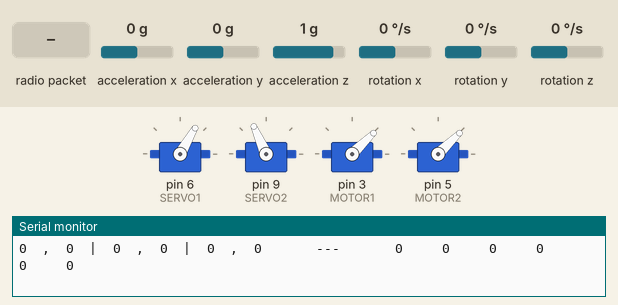
A sketch run on a simulated Arduino Uno, built with avr-gcc and run on an emulated ATmega328P. Parts: 4 × servo, the last lines printed to the serial monitor. Wiring (inferred from the names in the program): ITG-3200 gyroscope at I2C address 0x68. The test bench sets the inputs (shaded band); at power-on: acceleration y 0 g, acceleration z 1 g, acceleration x 0 g, rotation x 0 °/s, rotation y 0 °/s, rotation z 0 °/s. No radio packets arrive unless stated.

Above: at 2.1 s.
2.2 s: radio packet "1" arrives
At 4.4 s:
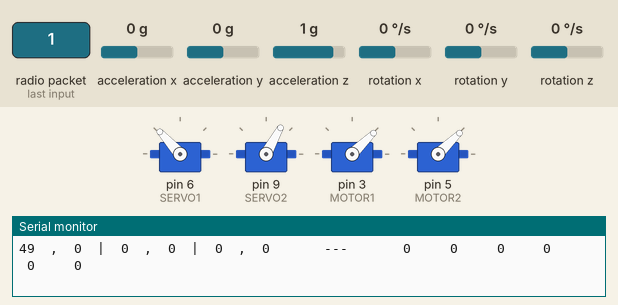
5.2 s: radio packet "0" arrives
At 8.0 s:
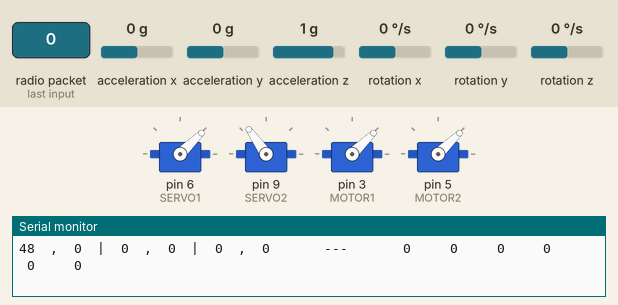
8.2 s: acceleration y set to 0.4 g
At 8.8 s:
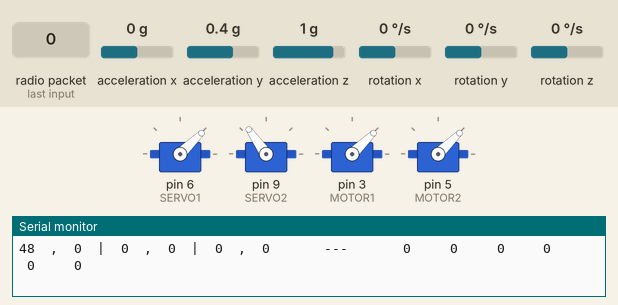
9.7 s: acceleration z set to 0.7 g
12.7 s: acceleration z set to 0.4 g
At 13.07 s:
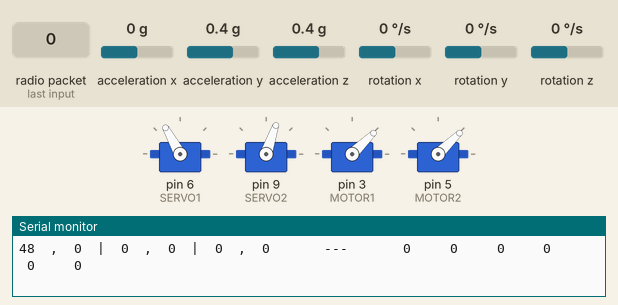
15.7 s: radio packet "2" arrives
At 16.29 s:
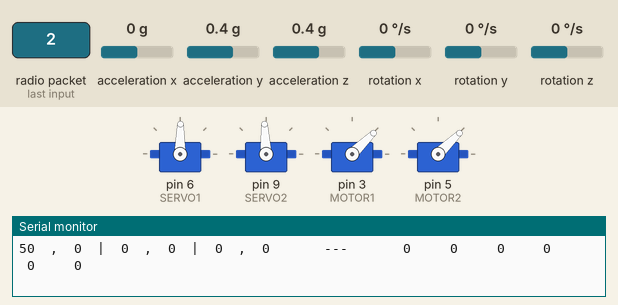
Timing chart, 0 to 19.5 s (numbered marks = the images above; inputs shaded):
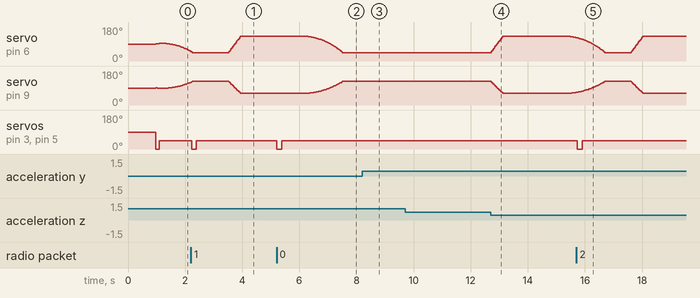

The sketch:

Nano_2.ino
```cpp
#include <nRF24L01.h>
#include <RF24.h>
#include <RF24_config.h>
#include <SPI.h>
#include <Wire.h>
#include <ADXL345.h>
#include <Servo.h>
#include <ITG3200.h>
#include <EEPROM.h>
#define CE 8
#define CSN 7
#define SERVO1 6
#define SERVO2 9
#define MOTOR1 3
#define MOTOR2 5


ADXL345 acc;
ITG3200 gyro = ITG3200();
Servo servo1;
Servo servo2;
Servo ESC1;
Servo ESC2;


RF24 radio(CE, CSN);
const byte rxAddr[6] = "00001";

int ax, ay, az;
float  gx, gy, gz;
float histAngularX[50]={0};
float avgAngularX = 0;
float histAngularY[50]={0};
float avgAngularY = 0;
float rawX, rawY, rawZ;
int angleAccX, angleAccY;
int histPitch[200]={1470};
int avgPitch = 1470;
int histT1[200]={0};
int avgT1 = 0;
int histT2[200]={0};
int avgT2 = 0;
int Pitch;
int servNew, servOld = 1470;
int dtime=0, time=0, i, j, k, l;


int X1 = 0;
int Y1 = 0;
int X2 = 0;
int Y2 = 0;
int T1 = 0;
int T2 = 0;
int A = 0;
int B = 0;
int X = 0;
int Y = 0;
int Ba = 0;
int St = 0;
int deadTimes = 0;

float erreur = 0;
float somme_erreurs = 0;
float variation_erreur = 0;
float erreur_precedente = 0;
float commande = 1470;
float Kp = 0.002;
float Ki = 0;//.00005;
float Kd = 0;//0.005;

int target1 = 0;
byte offsetPitch = 0;
byte offsetYaw = 0;
byte offsetRoll = 0;
byte addrOffsetPitch = 0;
byte addrOffsetYaw = 2;
byte addrOffsetRoll = 4;
int eepromTime = 0;

int ESC1Value = 1500;
int ESC2Value = 1500;

void setup()
{
  //pinMode(13,OUTPUT);
  //digitalWrite(13,LOW);

  Serial.begin(115200);

  radio.begin();
  radio.openReadingPipe(0, rxAddr);
  radio.startListening();

  acc.powerOn();
  acc.setRangeSetting(8);

  gyro.init(ITG3200_ADDR_AD0_LOW);
  gyro.zeroCalibrate(500, 1);

  servo1.attach(SERVO1);
  servo2.attach(SERVO2);
  GetAccTilt();
  Pitch = angleAccY;
  servo1.write(90);
  servo2.write(90);


  offsetPitch = EEPROM.read(addrOffsetPitch);
  offsetYaw = EEPROM.read(addrOffsetYaw);
  offsetRoll = EEPROM.read(addrOffsetRoll);

  delay(200);

  ESC1.attach(MOTOR1);
  ESC2.attach(MOTOR2);
}

void loop()
{
  //dtime = millis()-time;
  //time = millis();
  getRadio();
  delay(10);

  ESC1Value = map(Y2, 50, 100, 1000, 2000);
  //Serial.println(avgPitch);
  //Serial.println(offsetPitch);

  if(deadTimes > 10)
  {
    ESC1Value = 1000;
    ESC2Value = 1000;
  }

  ESC1.writeMicroseconds(ESC1Value);
  ESC2.writeMicroseconds(ESC1Value);

  eepromTime += 1;
  if (eepromTime == 500)
  {
    //digitalWrite(13, HIGH);
    EEPROM.update(addrOffsetPitch, offsetPitch);
    delay(2);
    //digitalWrite(13, LOW);
  }
  else if (eepromTime == 1000)
  {
    //digitalWrite(13, HIGH);
    EEPROM.update(addrOffsetYaw, offsetYaw);
    delay(2);
    //digitalWrite(13, LOW);
  }
  else if (eepromTime > 1500)
  {
    //digitalWrite(13, HIGH);
    eepromTime = 0;
    EEPROM.update(addrOffsetRoll, offsetRoll);
    delay(2);
    //digitalWrite(13, LOW);
  }
  if (Y == 1) {offsetPitch += 1;}
  if (A == 1) {offsetPitch -= 1;}
  if (B == 1) {offsetPitch = 0;}
  if (St == 1) {offsetYaw += 1;}
  if (Ba == 1) {offsetYaw -= 1;}
  //Serial.println(offsetYaw);


  target1 = ((40*(-50+Y1))+20*T1-20*T2)+5*offsetPitch-400;

  GetAccTilt();
  serv1new(target1); //target pitch
  //Serial.print(Y1);
  //Serial.print(",  ");
  //Serial.println(servNew);
  print360();
  serv2();
  //Serial.println(avgPitch);
}

////////////////////////////////////////////////////             serv1new             /////////////////////////////////////////////////////////

void serv1new (int target)
{

  erreur = target - avgPitch;
  somme_erreurs += erreur;
  variation_erreur = erreur - erreur_precedente;
  commande = Kp * erreur * (0.000*abs(erreur)+1) + Ki * somme_erreurs + Kd * variation_erreur;
  erreur_precedente = erreur;

  servNew = servOld-commande;

  if(servNew<=1000)                        { servNew = 1000; }                      //610
  else if(servNew>=1900)                  { servNew = 1900; }                     //2330
  servo1.writeMicroseconds(servNew);

  servOld = servNew;

  //Serial.println(servNew);
}

////////////////////////////////////////////////////             serv2             /////////////////////////////////////////////////////////

void serv2()
{
  int servNewDeux = map(((1470-(servNew-1470))-5*avgT1+5*avgT2+1.3*offsetYaw-130), 1050, 1600, 1040, 1440);
  if(servNewDeux<=1000)                        { servNewDeux = 1000; }                      //610
  else if(servNewDeux>=1900)                  { servNewDeux = 1900; }                     //2330

  servo2.writeMicroseconds(servNewDeux);
  //Serial.println(servNewDeux);
}

////////////////////////////////////////////////////             GetAccTilt             /////////////////////////////////////////////////////////

void GetAccTilt(void)
{
  acc.readAccel(&ax, &ay, &az);
  rawX = ax + 37;
  rawY = ay + 62;
  rawZ = az - 326;

  if(rawZ >= 0)               { angleAccX = 100*(-180 * (atan(rawX / rawZ)) / PI); }
  if((rawZ < 0) && (rawX>=0)) { angleAccX = 100*(-180 + (-180 * (atan(rawX / rawZ)) / PI)); }
  if((rawZ < 0) && (rawX<0))  { angleAccX = 100*(180 + (-180 * (atan(rawX / rawZ)) / PI)); }

  if(rawZ >= 0)               { angleAccY = 100*(-180 * (atan(rawY / rawZ)) / PI); }
  if((rawZ < 0) && (rawY>=0)) { angleAccY = 100*(-180 + (-180 * (atan(rawY / rawZ)) / PI)); }
  if((rawZ < 0) && (rawY<0))  { angleAccY = 100*(180 + (-180 * (atan(rawY / rawZ)) / PI)); }

  Pitch = angleAccY;
  averagePitch();
  //roll = angleAccX;
}

////////////////////////////////////////////////////             averagePitch             /////////////////////////////////////////////////////////

void averagePitch(void)
{
  int i;
  for(i=199; i>0; i--)      { histPitch[i] = histPitch[i-1]; }
  if (Pitch<avgPitch) {Pitch = avgPitch - 200;}
  else {Pitch = avgPitch + 200;}
  histPitch[0] = Pitch;
  for(i=199; i>=0; i--)     { avgPitch = (avgPitch + histPitch[i]) / 2; }
}

////////////////////////////////////////////////////             averageT1             /////////////////////////////////////////////////////////

void averageT1(void)
{
  int i;
  for(i=199; i>0; i--)      { histT1[i] = histT1[i-1]; }
  histT1[0] = T1;
  for(i=199; i>=0; i--)     { avgT1 = (avgT1 + histT1[i]) / 2; }
}

////////////////////////////////////////////////////             averageT2             /////////////////////////////////////////////////////////

void averageT2(void)
{
  int i;
  for(i=199; i>0; i--)      { histT2[i] = histT2[i-1]; }
  histT2[0] = T2;
  for(i=199; i>=0; i--)     { avgT2 = (avgT2 + histT2[i]) / 2; }
}

////////////////////////////////////////////////////             print 360             /////////////////////////////////////////////////////////

void print360(void)
{
  Serial.print(X1);
  Serial.print("  ,  ");
  Serial.print(Y1);
  Serial.print("  |  ");
  Serial.print(X2);
  Serial.print("  ,  ");
  Serial.print(Y2);
  Serial.print("  |  ");
  Serial.print(T1);
  Serial.print("  ,  ");
  Serial.print(T2);

  Serial.print("       ---       ");
  Serial.print(A);
  Serial.print("     ");
  Serial.print(B);
  Serial.print("     ");
  Serial.print(X);
  Serial.print("     ");
  Serial.print(Y);
  Serial.print("     ");
  Serial.print(Ba);
  Serial.print("     ");
  Serial.println(St);

}

////////////////////////////////////////////////////             getRadio             /////////////////////////////////////////////////////////

void getRadio(void)
{
  if (radio.available())
  {
    char text[7] = {0};
    radio.read(&text, sizeof(text));

    if ((text[0] == 0) && (text[1] == 0) && (text[2] == 0) && (text[3] == 0) && (text[4] == 0) && (text[5] == 0) && (text[6] == 0))
    {
      if (deadTimes <= 10){Serial.println("Radio missed");}
      if ((deadTimes >= 10) && (deadTimes % 50 == 0)){Serial.println("Radio is Dead");}
      deadTimes += 1;
    }

    else
    {
      X1 = text[0];
      Y1 = text[1];
      X2 = text[2];
      Y2 = text[3];
      T1 = text[4];
      T2 = text[5];

      St = text[6] & 1;
      Ba = (text[6] & 2) >> 1;
      Y = (text[6] & 4) >> 2;
      X = (text[6] & 8) >> 3;
      B = (text[6] & 16) >> 4;
      A = (text[6] & 32) >> 5;

      //print360();
      deadTimes = 0;
    }
  }


  else
  {
    deadTimes += 1;
    if ((deadTimes >= 10) && (deadTimes % 50 == 0)){Serial.println("Radio is Dead");}
    else if (deadTimes <= 10){Serial.println("No radio");}
  }


  averageT1();
  averageT2();

}

////////////////////////////////////////////////////             averageAngular             /////////////////////////////////////////////////////////

void averageAngularX(void)
{
  int i;
  for(i=49; i>0; i--)      { histAngularX[i] = histAngularX[i-1]; }
  histAngularX[0] = abs(gx);
  for(i=49; i>=0; i--)     { avgAngularX = (avgAngularX + histAngularX[i]) / 2; }
}

void averageAngularY(void)
{
  int i;
  for(i=49; i>0; i--)      { histAngularY[i] = histAngularY[i-1]; }
  histAngularY[0] = abs(gy);
  for(i=49; i>=0; i--)     { avgAngularY = (avgAngularY + histAngularY[i]) / 2; }
}


////////////////////////////////////////////////////             serv1             /////////////////////////////////////////////////////////
/*
void serv1 (int target)
{
  int relMove;
  int diff = (target*100-avgPitch)/2;
  int noDiff = map(abs(diff), 0, 90000, 28, 1);                  // l'avant dernière règle le gain. faible = rapide et instable. A besoin d'être changée si dtime évolue.
  relMove = abs(diff/noDiff);

  servNew = servOld-diff;

  if((servNew-servOld)<relMove)           { servNew = servOld - relMove; }
  else if((servNew-servOld)>=relMove)     { servNew = servOld + relMove; }
  if(servNew<=610)                        { servNew = 610; }
  else if(servNew>=2330)                  { servNew = 2330; }
  servo1.writeMicroseconds(servNew);

  servOld = servNew;
}*/
```

Measured:
- the behaviour switches between 0.6 and 0.5 g on acceleration z (found by bisection; images 3 and 4)
- after the input at 2.2 s, servo on pin 3 (MOTOR1), servo on pin 5 (MOTOR2): 44° → 0° at once, → 44° 0.17 s later
- after the input at 5.2 s, servo on pin 3 (MOTOR1), servo on pin 5 (MOTOR2): 44° → 0° at once, → 44° 0.17 s later
- after the input at 8.2 s, servo on pin 6 (SERVO1): stays 44° (without the input it goes to 48° after 0.24 s); servo on pin 9 (SERVO2): stays 125° (without the input it goes to 123° after 0.24 s)
- after the input at 12.7 s, servo on pin 6 (SERVO1): rises from 44° to 132° in 0.42 s, then falls to 124° in 2.6 s
- after the input at 15.7 s, servo on pin 3 (MOTOR1), servo on pin 5 (MOTOR2): 44° → 0° at once, → 44° 0.17 s later
